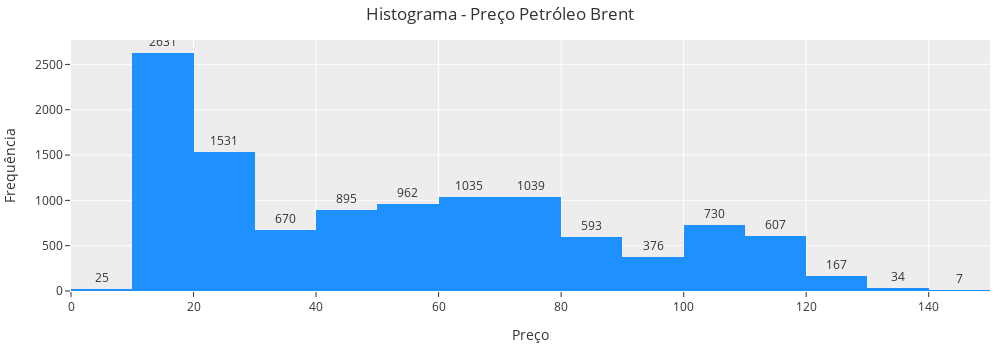

Notebook code for this chart:
### Markdown cell above
**Distribuição dos Dados**

### Code cell
import plotly.express as px

fig = px.histogram(
    data_frame=df_eda,
    x='preco',
    nbins=20,
    template=template,
    color_discrete_sequence=['#1E90FF']  # Azul claro
)
fig.update_traces(
    texttemplate='%{y}',  # Exibe os valores do eixo y como rótulos
    textposition='outside'  # Posição dos rótulos fora das barras
)
fig.update_layout(
    title='Histograma - Preço Petróleo Brent',
    xaxis_title='Preço',
    yaxis_title='Frequência',
    width=1000,
    height=350,
    margin=dict(l=50, r=10, t=40, b=40)
)
fig.show()

### Figure 1 — Plotly figure (JSON) as saved in the notebook; plotly's stock layout.template omitted (floating-point values rounded to 4 significant figures; data arrays with more than 128 entries replaced by an {"elided": "..."} marker saying what was removed)
{"data": [{"alignmentgroup": "True", "bingroup": "x", "hovertemplate": "preco=%{x}<br>count=%{y}<extra></extra>", "legendgroup": "", "marker": {"color": "#1E90FF", "pattern": {"shape": ""}}, "name": "", "nbinsx": 20, "offsetgroup": "", "orientation": "v", "showlegend": false, "textposition": "outside", "texttemplate": "%{y}", "type": "histogram", "x": {"elided": "11302 float values"}, "xaxis": "x", "yaxis": "y"}], "layout": {"barmode": "relative", "height": 350, "legend": {"tracegroupgap": 0}, "margin": {"b": 40, "l": 50, "r": 10, "t": 40}, "title": {"text": "Histograma - Preço Petróleo Brent"}, "width": 1000, "xaxis": {"anchor": "y", "domain": [0, 1], "title": {"text": "Preço"}}, "yaxis": {"anchor": "x", "domain": [0, 1], "title": {"text": "Frequência"}}}}
